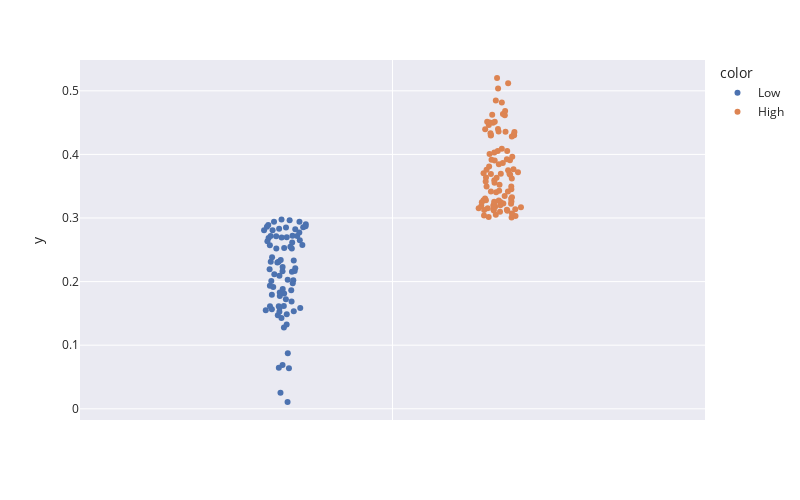

Here is the notebook cell this chart was saved with:
### Markdown cell above
Plot a bee swarm plot to check how all countries indexes are arranged.

### Code cell
fig = px.strip(y = dataFrame[i].iloc[:,-2], color = dataFrame[i].iloc[:,-1],  hover_name=country, 
                template = 'seaborn', width = 800, height = 500
                )

fig.show()

### Figure 1 — Plotly figure (JSON) as saved in the notebook; plotly's stock layout.template omitted (floating-point values rounded to 4 significant figures)
{"data": [{"alignmentgroup": "True", "boxpoints": "all", "fillcolor": "rgba(255,255,255,0)", "hoveron": "points", "hovertemplate": "<b>%{hovertext}</b><br><br>color=Low<br>y=%{y}<extra></extra>", "hovertext": ["Afghanistan", "Angola", "Azerbaijan", "Bahrain", "Bangladesh", "Barbados", "Belize", "Benin", "Botswana", "Bulgaria", "Burkina Faso", "Burundi", "Cambodia", "Cameroon", "Central African Republic", "Chad", "Comoros", "Congo (Dem. Rep.)", "Congo (Rep.)", "Cote d'Ivoire", "Djibouti", "Dominican Republic", "Egypt", "Equatorial Guinea", "Eritrea", "Eswatini", "Ethiopia", "Gabon", "Gambia, The", "Ghana", "Guatemala", "Guinea", "Guinea-Bissau", "Haiti", "Iran", "Iraq", "Kenya", "Korea (Dem. People’s Rep.)", "Laos", "Lebanon", "Lesotho", "Liberia", "Libya", "Madagascar", "Malawi", "Mali", "Mauritania", "Mauritius", "Moldova", "Mongolia", "Mozambique", "Myanmar", "Nepal", "Niger", "Nigeria", "North Macedonia", "Pakistan", "Papua New Guinea", "Philippines", "Qatar", "Rwanda", "Senegal", "Sierra Leone", "Solomon Islands", "Somalia", "South Africa", "South Sudan", "Sudan", "Syria", "Tajikistan", "Tanzania", "Timor-Leste", "Togo", "Turkmenistan", "Uganda", "Venezuela", "Yemen", "Zambia", "Zimbabwe"], "legendgroup": "Low", "line": {"color": "rgba(255,255,255,0)"}, "marker": {"color": "rgb(76,114,176)"}, "name": "Low", "offsetgroup": "Low", "orientation": "v", "pointpos": 0, "showlegend": true, "type": "box", "x0": " ", "xaxis": "x", "y": [0.159, 0.2299, 0.2869, 0.2892, 0.1526, 0.2773, 0.2975, 0.2093, 0.294, 0.2852, 0.2168, 0.1585, 0.2716, 0.1885, 0.0874, 0.06906, 0.1935, 0.1534, 0.2115, 0.2312, 0.202, 0.2695, 0.2831, 0.1866, 0.1472, 0.1566, 0.2155, 0.2617, 0.1973, 0.2712, 0.2633, 0.1916, 0.1551, 0.1279, 0.294, 0.2652, 0.2699, 0.1613, 0.2529, 0.2721, 0.1611, 0.1617, 0.2382, 0.183, 0.2194, 0.201, 0.221, 0.257, 0.2966, 0.29, 0.2232, 0.2163, 0.2863, 0.1488, 0.06373, 0.2809, 0.2547, 0.1687, 0.2855, 0.2575, 0.2522, 0.2808, 0.1429, 0.2332, 0.01069, 0.203, 0.02509, 0.1724, 0.1325, 0.2715, 0.1813, 0.2684, 0.2338, 0.252, 0.1774, 0.2824, 0.06458, 0.2312, 0.1795], "y0": " ", "yaxis": "y"}, {"alignmentgroup": "True", "boxpoints": "all", "fillcolor": "rgba(255,255,255,0)", "hoveron": "points", "hovertemplate": "<b>%{hovertext}</b><br><br>color=High<br>y=%{y}<extra></extra>", "hovertext": ["Albania", "Algeria", "Argentina", "Armenia", "Australia", "Austria", "Bahamas", "Belarus", "Belgium", "Bhutan", "Bolivia", "Bosnia and Herzegovina", "Brazil", "Brunei Darussalam", "Cabo Verde", "Canada", "Chile", "China", "Colombia", "Costa Rica", "Croatia", "Cuba", "Cyprus", "Czech Republic", "Denmark", "Ecuador", "El Salvador", "Estonia", "Fiji", "Finland", "France", "Georgia", "Germany", "Greece", "Guyana", "Honduras", "Hungary", "Iceland", "India", "Indonesia", "Ireland", "Israel", "Italy", "Jamaica", "Japan", "Jordan", "Kazakhstan", "Korea (Rep.)", "Kosovo", "Kuwait", "Kyrgyzstan", "Latvia", "Lithuania", "Luxembourg", "Malaysia", "Maldives", "Malta", "Mexico", "Montenegro", "Morocco", "Namibia", "Netherlands", "New Zealand", "Nicaragua", "Norway", "Oman", "Panama", "Paraguay", "Peru", "Poland", "Portugal", "Romania", "Russia", "Saudi Arabia", "Serbia", "Singapore", "Slovakia", "Slovenia", "Spain", "Sri Lanka", "Suriname", "Sweden", "Switzerland", "Taiwan", "Thailand", "Trinidad and Tobago", "Tunisia", "Turkiye", "Ukraine", "United Arab Emirates", "United Kingdom", "United States", "Uruguay", "Uzbekistan", "Vietnam"], "legendgroup": "High", "line": {"color": "rgba(255,255,255,0)"}, "marker": {"color": "rgb(221,132,82)"}, "name": "High", "offsetgroup": "High", "orientation": "v", "pointpos": 0, "showlegend": true, "type": "box", "x0": " ", "xaxis": "x", "y": [0.3328, 0.3259, 0.3924, 0.3278, 0.4815, 0.4297, 0.3223, 0.3152, 0.4357, 0.3049, 0.3344, 0.3231, 0.4501, 0.3189, 0.3039, 0.5119, 0.4497, 0.3522, 0.4331, 0.4281, 0.3964, 0.3273, 0.3697, 0.3844, 0.4682, 0.3866, 0.3009, 0.4007, 0.3406, 0.4847, 0.4636, 0.3072, 0.4464, 0.3909, 0.3031, 0.3178, 0.362, 0.3704, 0.32, 0.3575, 0.4031, 0.4301, 0.4361, 0.3227, 0.4513, 0.3126, 0.3256, 0.4317, 0.3018, 0.3453, 0.3154, 0.3696, 0.3691, 0.3753, 0.3682, 0.3129, 0.3246, 0.3719, 0.3098, 0.3417, 0.3119, 0.4514, 0.4625, 0.3138, 0.5202, 0.3249, 0.3758, 0.3428, 0.3809, 0.3917, 0.4306, 0.3556, 0.3767, 0.3594, 0.3418, 0.4055, 0.3634, 0.3905, 0.4354, 0.3197, 0.3136, 0.5037, 0.44, 0.4088, 0.3305, 0.3115, 0.3277, 0.3497, 0.3303, 0.3638, 0.4054, 0.4614, 0.4395, 0.317, 0.3496], "y0": " ", "yaxis": "y"}], "layout": {"boxmode": "group", "height": 500, "legend": {"title": {"text": "color"}, "tracegroupgap": 0}, "margin": {"t": 60}, "width": 800, "xaxis": {"anchor": "y", "domain": [0, 1]}, "yaxis": {"anchor": "x", "domain": [0, 1], "title": {"text": "y"}}}}
